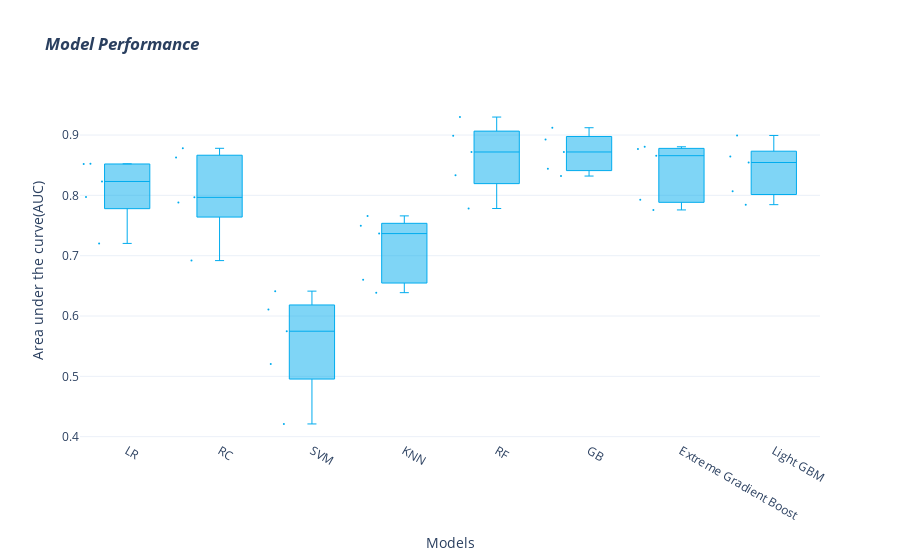

Notebook source saved alongside this figure:
### Code cell
#plot to show auc comparison for k-fold cross validation
fig = go.Figure()

for xd, yd in zip(names, results):
        fig.add_trace(go.Box(
            y=yd,
            name=xd,
            boxpoints='all',
            jitter=0.5,
            whiskerwidth=0.2,
            marker_size=2,
            line_width=1,marker_color = '#00acee')
        )
fig.update_layout(title_text="<i><b>Model Performance</b></i>",
                 yaxis_title="Area under the curve(AUC)",xaxis_title="Models",
                showlegend=False)

fig.update_layout(template='plotly_white')
fig.show()

### Figure 1 — Plotly figure (JSON) as saved in the notebook; plotly's stock layout.template omitted (floating-point values rounded to 4 significant figures)
{"data": [{"boxpoints": "all", "jitter": 0.5, "line": {"width": 1}, "marker": {"color": "#00acee", "size": 2}, "name": "LR", "type": "box", "whiskerwidth": 0.2, "y": [0.823, 0.7203, 0.7971, 0.852, 0.8523]}, {"boxpoints": "all", "jitter": 0.5, "line": {"width": 1}, "marker": {"color": "#00acee", "size": 2}, "name": "RC", "type": "box", "whiskerwidth": 0.2, "y": [0.7881, 0.6919, 0.7967, 0.878, 0.8627]}, {"boxpoints": "all", "jitter": 0.5, "line": {"width": 1}, "marker": {"color": "#00acee", "size": 2}, "name": "SVM", "type": "box", "whiskerwidth": 0.2, "y": [0.5203, 0.6107, 0.5748, 0.6412, 0.4211]}, {"boxpoints": "all", "jitter": 0.5, "line": {"width": 1}, "marker": {"color": "#00acee", "size": 2}, "name": "KNN", "type": "box", "whiskerwidth": 0.2, "y": [0.66, 0.6387, 0.766, 0.7366, 0.7495]}, {"boxpoints": "all", "jitter": 0.5, "line": {"width": 1}, "marker": {"color": "#00acee", "size": 2}, "name": "RF", "type": "box", "whiskerwidth": 0.2, "y": [0.8332, 0.7782, 0.8987, 0.8719, 0.9298]}, {"boxpoints": "all", "jitter": 0.5, "line": {"width": 1}, "marker": {"color": "#00acee", "size": 2}, "name": "GB", "type": "box", "whiskerwidth": 0.2, "y": [0.8441, 0.832, 0.8928, 0.8719, 0.9121]}, {"boxpoints": "all", "jitter": 0.5, "line": {"width": 1}, "marker": {"color": "#00acee", "size": 2}, "name": "Extreme Gradient Boost", "type": "box", "whiskerwidth": 0.2, "y": [0.7927, 0.7759, 0.877, 0.8658, 0.8805]}, {"boxpoints": "all", "jitter": 0.5, "line": {"width": 1}, "marker": {"color": "#00acee", "size": 2}, "name": "Light GBM", "type": "box", "whiskerwidth": 0.2, "y": [0.807, 0.7846, 0.8646, 0.8545, 0.8993]}], "layout": {"showlegend": false, "title": {"text": "<i><b>Model Performance</b></i>"}, "xaxis": {"title": {"text": "Models"}}, "yaxis": {"title": {"text": "Area under the curve(AUC)"}}}}
